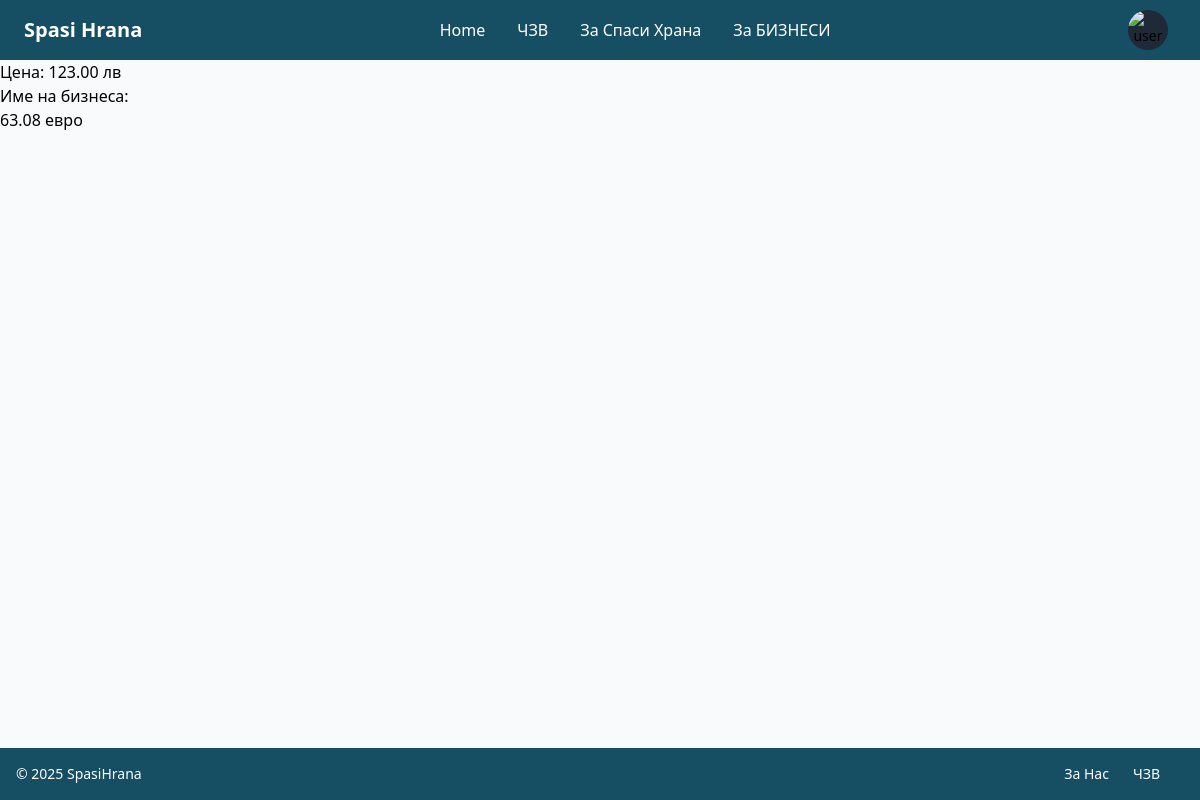
The page /listing/1/ (signed in) on the database as committed earlier.
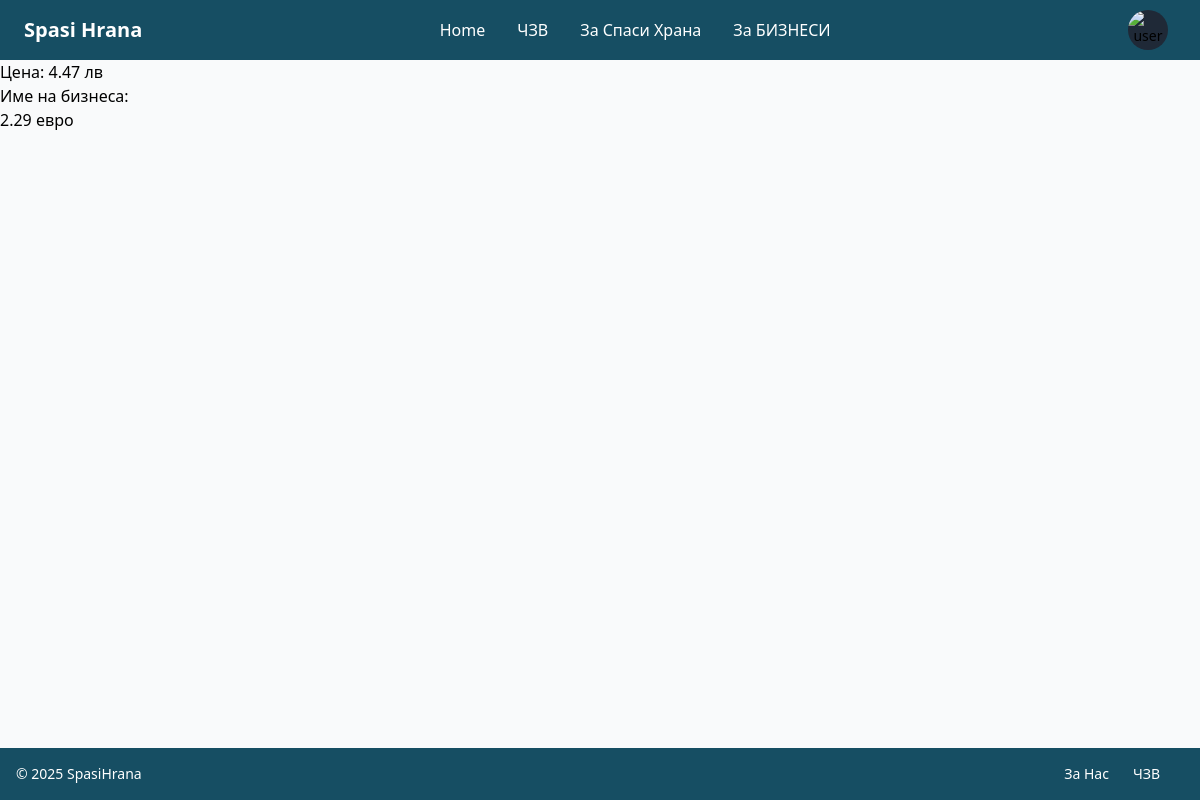
The same page on the database as committed later.
### business/models.py (models this page shows)
class Listing(models.Model):
    connection = models.ForeignKey(BusinessUser, on_delete=models.CASCADE)
    title = models.CharField(max_length=100)
    description = models.TextField()
    image = models.ImageField(upload_to='listing_thumbs')
    price = models.DecimalField(max_digits=6, decimal_places=2, validators=[MinValueValidator(0.01, message='Сумата трябва да е над 0.01')])
    created_on = models.DateTimeField(auto_now_add=True)
    @property
    def eur_price(self) -> Decimal:
        return round(self.price / Decimal("1.95"), 2)

### hranaapp/views.py (the view)
# urls.py: path('listing/<int:pk>/', ListingDetailView.as_view(), name='listingDetail'),
class ListingDetailView(LoginRequiredMixin, DetailView):
    model = Listing
    template_name = 'customer/listings/listingdetail.html'
    context_object_name = 'listing_detail'
    def get_context_data(self, **kwargs):
        context = super().get_context_data(**kwargs)
        context['model'] = Listing.objects.get(id=self.kwargs['pk'])
        return context

### templates/customer/listings/listingdetail.html (shortened to what this page needs)
{% extends "base.html" %}
{% block content%}
<p>Цена: {{listing_detail.price}} лв</p>
<p>Име на бизнеса: {{listing_detail.connection.full_name}}</p>
<p>{{listing_detail.eur_price}} евро</p>
{%endblock%}

### templates/base.html (shortened to what this page needs)
{% load static tailwind_tags %}
<!DOCTYPE html>
<html lang="bg" class="smooth-scroll h-full bg-white">
	<head>
		{% tailwind_css %}
	</head>
	<body class="flex flex-col min-h-svh bg-gray-50">
		{%block template%}
		{% include 'components/header.html'%}
			<main class="grow">
        {% block content %}
		{% endblock content %}
			</main>
		{% include 'components/footer.html'%}
		{%endblock template%}
	</body>
</html>

### templates/components/header.html
<header>
    <nav class="bg-cyan-900 border-gray-900 px-4 lg:px-6 py-2.5">
        <div class="flex flex-wrap justify-between items-center mx-auto">
            <a href="{%url 'index'%}" class="flex items-center">
                <span class="self-center text-xl font-semibold whitespace-nowrap text-white">Spasi Hrana</span>
            </a>
            <div class="flex items-center lg:order-2">
                 {%if not user.is_authenticated %} {% comment %} If Not Logged In  {% endcomment %}
                <a href="{% url 'signin' %}" class="text-white dark:text-white hover:bg-yellow-500 focus:ring-4 focus:ring-gray-900 font-medium rounded-lg text-sm px-4 lg:px-5  lg:py-2.5 mr-2">Вход</a>
                <button data-collapse-toggle="mobile-menu-2" type="button" class="inline-flex items-center p-2 ml-1 text-sm text-gray-500 rounded-lg lg:hidden hover:bg-gray-100 focus:outline-none focus:ring-2 focus:ring-gray-200 " aria-controls="mobile-menu-2" aria-expanded="false">
                    <span class="sr-only">Отвори Меню</span>
                    <svg class="w-6 h-6" fill="currentColor" viewBox="0 0 20 20" xmlns="http://www.w3.org/2000/svg"><path fill-rule="evenodd" d="M3 5a1 1 0 011-1h12a1 1 0 110 2H4a1 1 0 01-1-1zM3 10a1 1 0 011-1h12a1 1 0 110 2H4a1 1 0 01-1-1zM3 15a1 1 0 011-1h12a1 1 0 110 2H4a1 1 0 01-1-1z" clip-rule="evenodd"></path></svg>
                    <svg class="hidden w-6 h-6" fill="currentColor" viewBox="0 0 20 20" xmlns="http://www.w3.org/2000/svg"><path fill-rule="evenodd" d="M4.293 4.293a1 1 0 011.414 0L10 8.586l4.293-4.293a1 1 0 111.414 1.414L11.414 10l4.293 4.293a1 1 0 01-1.414 1.414L10 11.414l-4.293 4.293a1 1 0 01-1.414-1.414L8.586 10 4.293 5.707a1 1 0 010-1.414z" clip-rule="evenodd"></path></svg>
                </button>
                {%else%}
{%include 'components/user_profile.html'%}
                {%endif%}
            </div>
            <div class="hidden justify-between items-center w-full lg:flex lg:w-auto lg:order-1" id="mobile-menu-2">
                <ul class="flex flex-col mt-3 font-medium lg:flex-row lg:space-x-8 lg:mt-0 ">
                    <li>
                        <a href="{%url 'index'%}" class="block py-2 pr-4 pl-3 {%if request.path == '/'%} text-yellow-500 {%endif%} text-white border-b hover:text-gray-900 border-gray-100 hover:bg-gray-50 lg:hover:bg-transparent lg:border-0 lg:hover:text-yellow-500 lg:p-0">Home</a>
                    </li>
                    <li>
                        <a href="{%url 'faq'%}" class="block py-2 pr-4 pl-3 {%if request.path == '/faq/'%} text-yellow-500 {%endif%} text-white border-b hover:text-gray-900 border-gray-100 hover:bg-gray-50 lg:hover:bg-transparent lg:border-0 lg:hover:text-yellow-500 lg:p-0">ЧЗВ</a>
                    </li>
                    <li>
                        <a href="#" class="block py-2 pr-4 pl-3 {%if request.path == '#'%} text-yellow-500 {%endif%} text-white border-b hover:text-gray-900 border-gray-100 hover:bg-gray-50 lg:hover:bg-transparent lg:border-0 lg:hover:text-yellow-500 lg:p-0">За Спаси Храна</a>
                    </li>
                    <li>
                        <a href="{%url 'business'%}" class="block py-2 pr-4 pl-3 {%if request.path == '#'%} text-yellow-500 {%endif%} text-white border-b hover:text-gray-900 border-gray-100 hover:bg-gray-50 lg:hover:bg-transparent lg:border-0 lg:hover:text-yellow-500 lg:p-0">За БИЗНЕСИ</a>
                    </li>
                </ul>
            </div>
        </div>
    </nav>
</header>

### templates/components/user_profile.html (shortened to what this page needs)
<button type="button" class="flex items-center justify-center text-sm bg-gray-800 rounded-full mr-2 focus:ring-4 focus:ring-gray-300" id="user-menu-button" aria-expanded="false" data-dropdown-toggle="user-dropdown" data-dropdown-placement="bottom">
    <img class="w-10 h-10 rounded-full" src="https://cdn.pixabay.com/photo/2015/10/05/22/37/blank-profile-picture-973460_1280.png" alt="user photo">
</button>

### templates/components/footer.html
<footer class="bg-cyan-900 shadow-xl ">
    <div class="w-full mx-auto max-w-screen-xl p-4 md:flex md:items-center md:justify-between ">
      <span class="text-sm text-white sm:text-center">© 2025 <a href="{%url 'index'%}" class="hover:underline">SpasiHrana</a>
    </span>
    <ul class="flex flex-wrap items-center mt-3 text-sm font-medium text-white sm:mt-0">
        <li>
            <a href="#" class="hover:underline me-4 md:me-6">За Нас</a>
        </li>
        <li>
            <a href="{% url 'faq'%}" class="hover:underline me-4 md:me-6">ЧЗВ</a>
        </li>
    </ul>
    </div>
</footer>

Rows that differ between the two databases and show on the page:
changed Listing: price "123.00" → "4.47"; eur_price "63.08" → "2.29"
